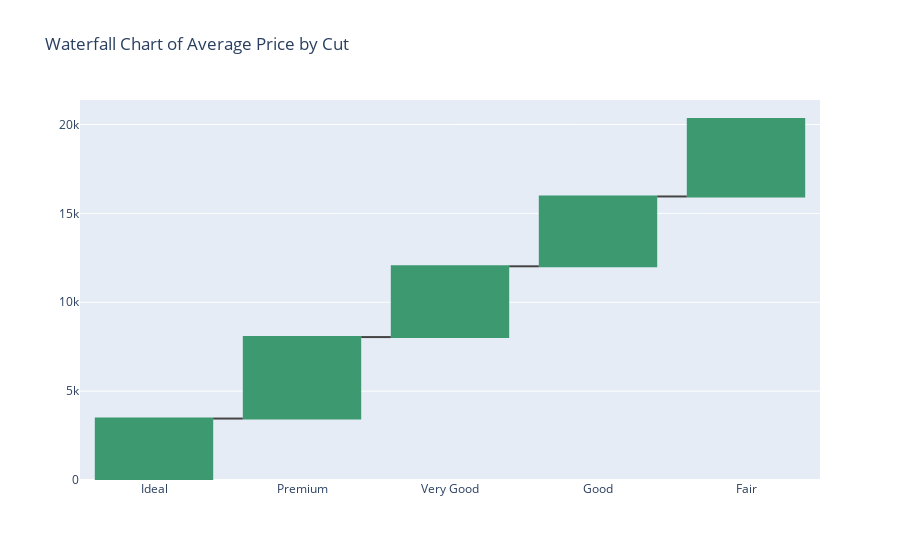

The notebook cell saved with this chart:
### Code cell
# Waterfall chart of price by cut

# Create waterfall chart using plotly.graph_objects
fig6 = go.Figure(go.Waterfall(
    name="Average Price",
    orientation="v",
    x=cut_avg_price['cut'],
    y=cut_avg_price['price']
))

fig6.update_layout(title='Waterfall Chart of Average Price by Cut')
fig6.show()

### Figure 1 — Plotly figure (JSON) as saved in the notebook; plotly's stock layout.template omitted (floating-point values rounded to 4 significant figures)
{"data": [{"name": "Average Price", "orientation": "v", "type": "waterfall", "x": ["Ideal", "Premium", "Very Good", "Good", "Fair"], "y": [3458.0, 4584.0, 3982.0, 3929.0, 4359.0]}], "layout": {"title": {"text": "Waterfall Chart of Average Price by Cut"}}}
